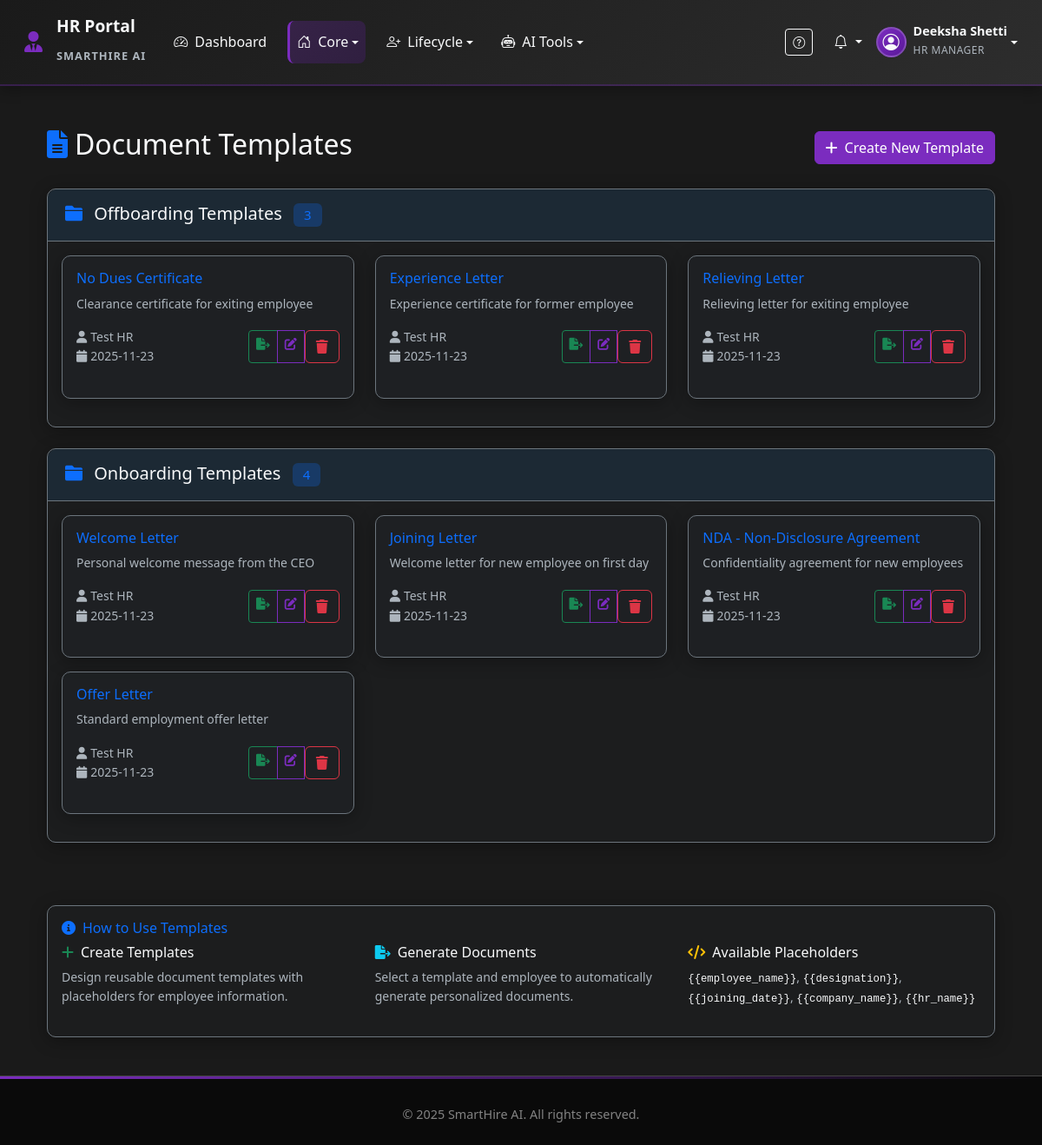
The page /hr/templates (signed in) on the database its author committed.
### app.py (models this page shows, shortened)
class User(db.Model):
    id = db.Column(db.Integer, primary_key=True)
    username = db.Column(db.String(80), unique=True, nullable=False)
    email = db.Column(db.String(120), unique=True, nullable=False)
    password = db.Column(db.String(255), nullable=False)
    full_name = db.Column(db.String(100), nullable=False)
    phone = db.Column(db.String(20), nullable=False)
    role = db.Column(db.String(20), nullable=False)
    department = db.Column(db.String(50), nullable=True)
    created_at = db.Column(db.DateTime, default=datetime.utcnow)
    last_login = db.Column(db.DateTime, nullable=True)
    is_active = db.Column(db.Boolean, default=True)
    status = db.Column(db.String(20), default='Active')
    hire_date = db.Column(db.Date, nullable=True)
    position = db.Column(db.String(100), nullable=True)
    manager_id = db.Column(db.Integer, db.ForeignKey('user.id'), nullable=True)
    employee_id = db.Column(db.String(20), nullable=True)
    exit_date = db.Column(db.Date, nullable=True)
    offboarding_start_date = db.Column(db.DateTime, nullable=True)
    reset_token = db.Column(db.String(255), nullable=True)
    reset_token_expires = db.Column(db.DateTime, nullable=True)
    manager = db.relationship('User', remote_side=[id], backref=db.backref('direct_reports', lazy=True))
    skills = db.relationship('EmployeeSkill', backref='employee', lazy=True, cascade='all, delete-orphan')

class DocumentTemplate(db.Model):
    __tablename__ = 'document_templates'
    id = db.Column(db.Integer, primary_key=True)
    name = db.Column(db.String(200), nullable=False)
    code = db.Column(db.String(50), unique=True, nullable=False)  # e.g., "offer_letter", "nda"
    description = db.Column(db.Text, nullable=True)
    template_type = db.Column(db.String(50), nullable=False)  # 'onboarding', 'offboarding', 'offer', 'termination'
    content = db.Column(db.Text, nullable=False)  # HTML content with placeholders
    placeholders = db.Column(db.Text, nullable=True)  # JSON list of required placeholders
    is_active = db.Column(db.Boolean, default=True)
    created_by = db.Column(db.Integer, db.ForeignKey('user.id'), nullable=False)
    created_at = db.Column(db.DateTime, default=datetime.utcnow)
    updated_at = db.Column(db.DateTime, default=datetime.utcnow, onupdate=datetime.utcnow)
    creator = db.relationship('User', backref='created_templates')
    generated_documents = db.relationship('GeneratedDocument', backref='template', lazy=True, cascade='all, delete-orphan')

### app.py (the view)
@app.route('/hr/templates')
@login_required('hr')
def hr_templates():
    user = User.query.get(session['user_id'])
    templates = DocumentTemplate.query.filter_by(is_active=True).order_by(DocumentTemplate.created_at.desc()).all()
    template_types = {}
    for template in templates:
        if template.template_type not in template_types:
            template_types[template.template_type] = []
        template_types[template.template_type].append(template)
    return render_template('hr/templates.html', user=user, template_types=template_types)

### templates/hr/templates.html (shortened to what this page needs)
{% extends "base.html" %}
{% block content %}
<div class="container-fluid py-4">
    <div class="row">
        <div class="col-12">
            <div class="d-flex justify-content-between align-items-center mb-4">
                <h2 class="text-light"><i class="fas fa-file-alt me-2 text-primary"></i>Document Templates</h2>
                <a href="{{ url_for('hr_create_template') }}" class="btn btn-primary">
                    <i class="fas fa-plus me-2"></i>Create New Template
                </a>
            </div>
            {% if template_types %}
                {% for template_type, templates in template_types.items() %}
                <div class="card bg-dark bg-opacity-25 border-secondary mb-4">
                    <div class="card-header bg-transparent border-secondary">
                        <h5 class="mb-0 text-light">
                            <i class="fas fa-folder me-2 text-primary"></i>
                            {{ template_type|title }} Templates
                            <span class="badge bg-primary bg-opacity-25 text-primary ms-2">{{ templates|length }}</span>
                        </h5>
                    </div>
                    <div class="card-body">
                        <div class="row">
                            {% for template in templates %}
                            <div class="col-md-6 col-lg-4 mb-3">
                                <div class="card bg-dark bg-opacity-50 border-secondary h-100">
                                    <div class="card-body">
                                        <h6 class="card-title text-primary">{{ template.name }}</h6>
                                        <p class="card-text small text-muted">{{ template.description or 'No description' }}</p>
                                        <div class="d-flex justify-content-between align-items-center">
                                            <small class="text-muted">
                                                <i class="fas fa-user me-1"></i>{{ template.creator.full_name }}
                                                <br>
                                                <i class="fas fa-calendar me-1"></i>{{ template.created_at.strftime('%Y-%m-%d') }}
                                            </small>
                                            <div class="btn-group btn-group-sm">
                                                <a href="{{ url_for('hr_generate_document', template_id=template.id) }}"
                                                   class="btn btn-outline-success" title="Generate Document">
                                                    <i class="fas fa-file-export"></i>
                                                </a>
                                                <a href="{{ url_for('hr_edit_template', template_id=template.id) }}"
                                                   class="btn btn-outline-primary" title="Edit">
                                                    <i class="fas fa-edit"></i>
                                                </a>
                                                <form method="POST" action="{{ url_for('hr_delete_template', template_id=template.id) }}"
                                                      class="d-inline" onsubmit="return confirm('Are you sure you want to delete this template?')">
                                                    <button type="submit" class="btn btn-outline-danger" title="Delete">
                                                        <i class="fas fa-trash"></i>
                                                    </button>
                                                </form>
                                            </div>
                                        </div>
                                    </div>
                                </div>
                            </div>
                            {% endfor %}
                        </div>
                    </div>
                </div>
                {% endfor %}
            {% endif %}
        </div>
    </div>
</div>
<div class="container-fluid mt-4">
    <div class="row">
        <div class="col-12">
            <div class="card bg-dark bg-opacity-25 border-secondary">
                <div class="card-body">
                    <h6 class="card-title text-primary">
                        <i class="fas fa-info-circle me-2"></i>How to Use Templates
                    </h6>
                    <div class="row">
                        <div class="col-md-4">
                            <h6 class="text-light"><i class="fas fa-plus text-success me-2"></i>Create Templates</h6>
                            <p class="small text-muted">Design reusable document templates with placeholders for employee information.</p>
                        </div>
                        <div class="col-md-4">
                            <h6 class="text-light"><i class="fas fa-file-export text-info me-2"></i>Generate Documents</h6>
                            <p class="small text-muted">Select a template and employee to automatically generate personalized documents.</p>
                        </div>
                        <div class="col-md-4">
                            <h6 class="text-light"><i class="fas fa-code text-warning me-2"></i>Available Placeholders</h6>
                            <p class="small text-muted">
                                <code class="text-light">{{'{{'}}employee_name{{'}}'}}</code>,
                                <code class="text-light">{{'{{'}}designation{{'}}'}}</code>,
                                <code class="text-light">{{'{{'}}joining_date{{'}}'}}</code>,
                                <code class="text-light">{{'{{'}}company_name{{'}}'}}</code>,
                                <code class="text-light">{{'{{'}}hr_name{{'}}'}}</code>
                            </p>
                        </div>
                    </div>
                </div>
            </div>
        </div>
    </div>
</div>
{% endblock %}

### templates/base.html (shortened to what this page needs)
<!DOCTYPE html>
<html lang="en">
<head>
    <link href="https://cdn.jsdelivr.net/npm/bootstrap@5.3.0/dist/css/bootstrap.min.css" rel="stylesheet">
    <link rel="stylesheet" href="https://cdn.jsdelivr.net/npm/bootstrap-icons@1.10.0/font/bootstrap-icons.css">
    <link rel="stylesheet" href="{{ url_for('static', filename='css/style.css') }}">
    <link href="https://cdnjs.cloudflare.com/ajax/libs/font-awesome/6.0.0/css/all.min.css" rel="stylesheet">
</head>
<body{% if user %} data-user-id="{{ user.id }}"{% endif %}>
    {% if 'user_id' in session and not request.path.startswith('/employee/') %}
    <nav class="navbar navbar-expand-lg navbar-dark" style="background: linear-gradient(135deg, #1a1a1a 0%, #2d2d2d 100%); border-bottom: 2px solid rgba(123, 44, 191, 0.3); box-shadow: 0 4px 15px rgba(0, 0, 0, 0.3);">
        <div class="container-fluid">
            <a class="navbar-brand text-light d-flex align-items-center" href="{{ url_for('index') }}">
                <div class="brand-icon me-2">
                    <i class="fas fa-user-tie me-2"></i>
                </div>
                <div>
                    <div class="brand-title">HR Portal</div>
                    <small class="brand-subtitle">SmartHire AI</small>
                </div>
            </a>
            <div class="collapse navbar-collapse" id="navbarNav">
                <ul class="navbar-nav me-auto mb-2 mb-lg-0">
                    <li class="nav-item">
                        <a class="nav-link {% if request.endpoint == 'index' %}active{% endif %} text-light d-flex align-items-center"
                           href="{{ url_for('index') }}">
                            <i class="bi bi-speedometer2 me-2"></i>
                            <span>Dashboard</span>
                        </a>
                    </li>
                    <li class="nav-item dropdown">
                        <a class="nav-link dropdown-toggle {% if request.endpoint in ['list_employees', 'hr_templates', 'hr_generated_documents'] %}active{% endif %} text-light d-flex align-items-center"
                           href="#" id="coreDropdown" role="button" data-bs-toggle="dropdown" aria-expanded="false">
                            <i class="bi bi-house-door me-2"></i>
                            <span>Core</span>
                        </a>
                    </li>
                    <li class="nav-item dropdown">
                        <a class="nav-link dropdown-toggle  text-light d-flex align-items-center"
                           href="#" id="lifecycleDropdown" role="button" data-bs-toggle="dropdown" aria-expanded="false">
                            <i class="bi bi-person-plus me-2"></i>
                            <span>Lifecycle</span>
                        </a>
                    </li>
                    <li class="nav-item dropdown">
                        <a class="nav-link dropdown-toggle {% if request.path in [url_for('interview'), url_for('ai_interview_training'), url_for('mood_analytics')] %}active{% endif %} text-light d-flex align-items-center"
                           href="#" id="aiDropdown" role="button" data-bs-toggle="dropdown" aria-expanded="false">
                            <i class="bi bi-robot me-2"></i>
                            <span>AI Tools</span>
                        </a>
                    </li>
                </ul>
            <div class="d-flex align-items-center ms-auto">
                <div class="me-3 d-none d-md-flex">
                    <button class="btn btn-outline-light btn-sm me-2" onclick="toggleQuickHelp()" title="Quick Help">
                        <i class="bi bi-question-circle"></i>
                    </button>
                </div>
                <div class="dropdown me-3">
                    <a class="nav-link dropdown-toggle text-light position-relative" href="#" id="hrNotificationDropdown" role="button" data-bs-toggle="dropdown" aria-expanded="false">
                        <i class="bi bi-bell"></i>
                    </a>
                </div>
                <div class="dropdown">
                    <a class="nav-link dropdown-toggle d-flex align-items-center text-light" href="#" id="hrUserDropdown"
                       role="button" data-bs-toggle="dropdown" aria-expanded="false">
                        <div class="user-avatar me-2">
                            <i class="bi bi-person-circle"></i>
                        </div>
                        <div class="d-none d-lg-block">
                            <div class="user-name">{{ session.get('username', 'HR Manager') }}</div>
                            <small class="user-role text-muted">HR Manager</small>
                        </div>
                    </a>
                </div>
            </div>
        </div>
    </nav>
    {% endif %}
    <main class="container my-4">
        {% block content %}{% endblock %}
    </main>
    <footer class="mt-auto">
        <div class="container">
            <div class="footer-content">
                <div class="copyright">
                    &copy; 2025 SmartHire AI. All rights reserved.
                </div>
            </div>
        </div>
    </footer>
    <div id="toastContainer" class="position-fixed top-0 end-0 p-3" style="z-index: 9999;"></div>
</body>
</html>

### rows shown on the page
User: get "Deeksha Shetti"
DocumentTemplate: template_type "Offboarding", templates "3", name "No Dues Certificate", description "Clearance certificate for exiting employee", creator.full_name "Test HR", created_at "2025-11-23"
DocumentTemplate: name "Experience Letter", description "Experience certificate for former employee", creator.full_name "Test HR", created_at "2025-11-23"
DocumentTemplate: name "Relieving Letter", description "Relieving letter for exiting employee", creator.full_name "Test HR", created_at "2025-11-23"
DocumentTemplate: template_type "Onboarding", templates "4", name "Welcome Letter", description "Personal welcome message from the CEO", creator.full_name "Test HR", created_at "2025-11-23"
DocumentTemplate: name "Joining Letter", description "Welcome letter for new employee on first day", creator.full_name "Test HR", created_at "2025-11-23"
DocumentTemplate: name "NDA - Non-Disclosure Agreement", description "Confidentiality agreement for new employees", creator.full_name "Test HR", created_at "2025-11-23"
DocumentTemplate: name "Offer Letter", description "Standard employment offer letter", creator.full_name "Test HR", created_at "2025-11-23"

### other values the page prints
{{ '{{' }} "{{"
{{ '}}' }} "}}"
